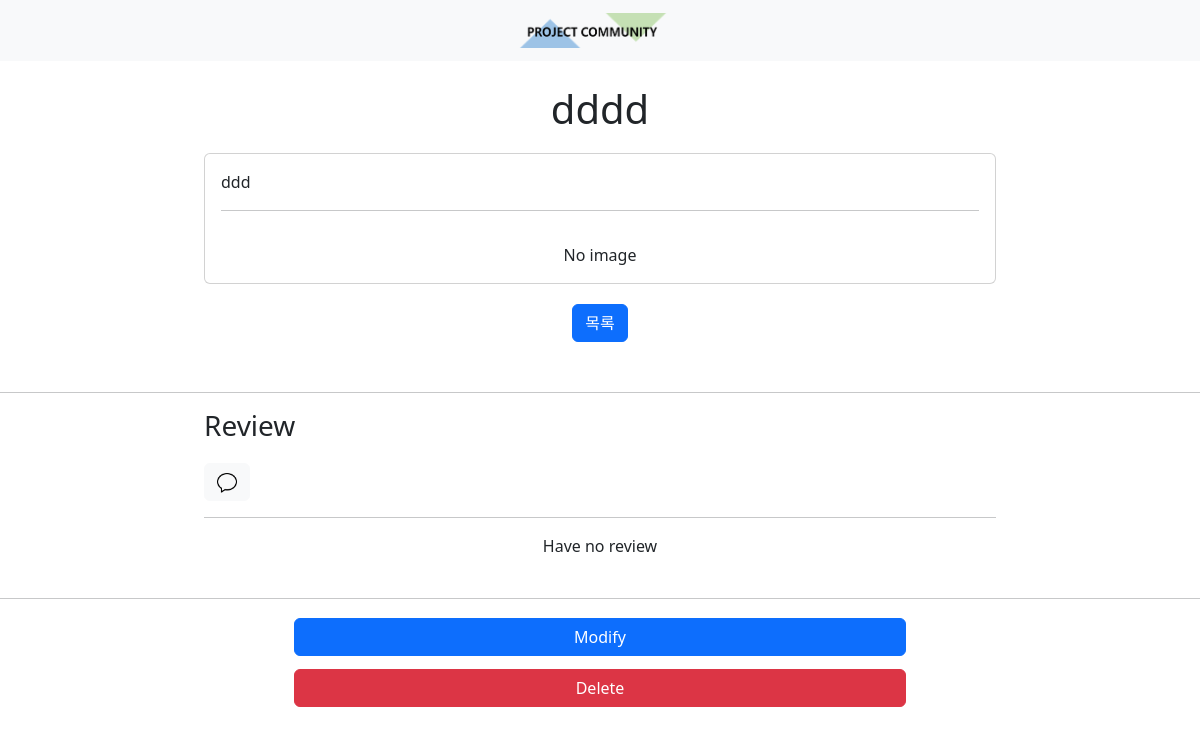
/detail_room/23/ (signed in), run on an earlier commit of the app's database.
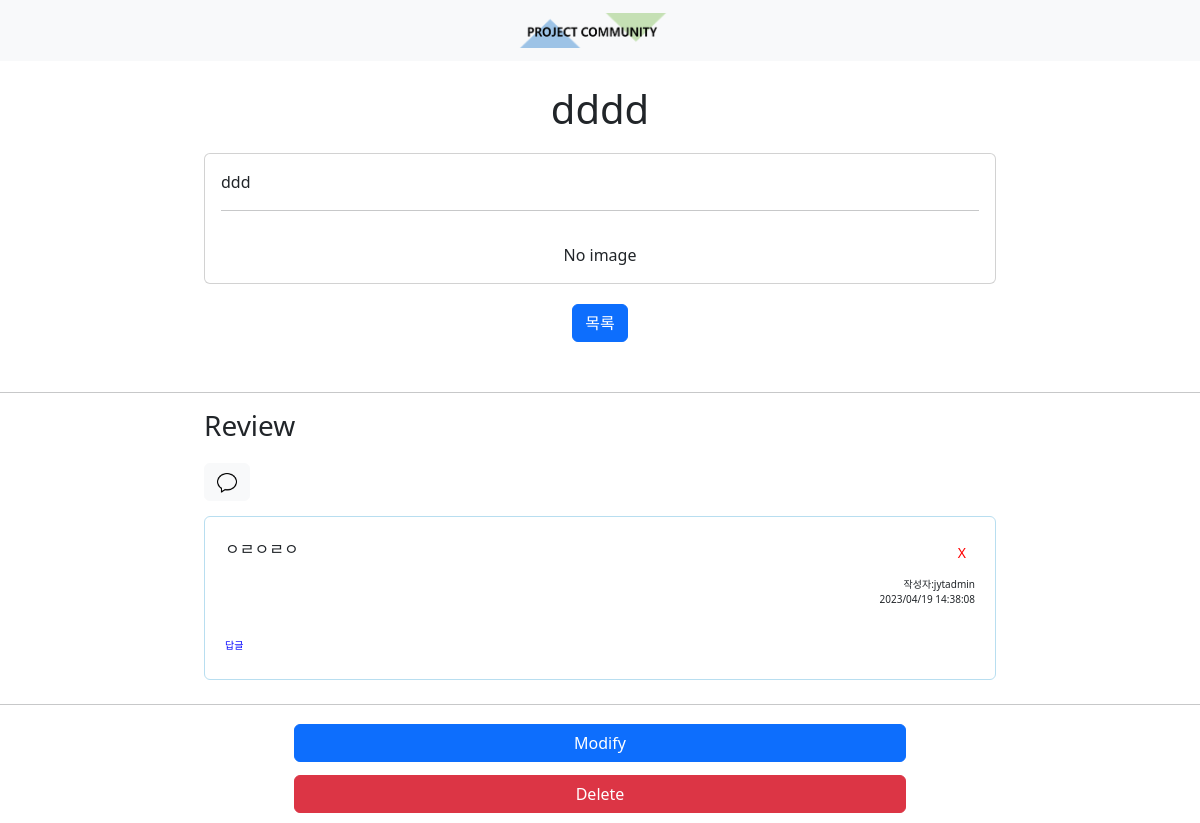
And on a later commit of the database.
### chatapp/models.py (models this page shows, shortened)
class Review(models.Model):
    review_room =  models.IntegerField(null=False)
    review_content = models.CharField(null=False, max_length=2000)
    review_creater = models.CharField(null=False, max_length=100)
    review_date = models.CharField(null=True, max_length=100)

### chatapp/views/room_views.py (the view)
# urls.py: path('detail_room/<int:pk>/', room_views.detail_room, name='detail_room'),
@login_required
def detail_room(request, pk):
    room_info = Room.objects.get(id=pk)
    view_plus = room_info.room_view + 1
    room_info.room_view = view_plus
    room_info.save()
    img = [room_info.room_image1, room_info.room_image2, room_info.room_image3]
    img_count = [x for x in img if x!='']
    try:
        review_info = Review.objects.filter(review_room=pk).order_by('-review_date')
    except:
        review_info = ''
    rereview_list = []
    if review_info != '':
        for re in review_info:
            try:
                rereview_list.append(ReReview.objects.filter(review_room=pk, review_id=re.id).order_by('-review_date'))
            except:
                rereview_list.append('')
    context = {"room":room_info, "img_count":len(img_count) ,"review":review_info, "rereview":rereview_list, "user":str(request.user)}
    return render(request,'chatapp/detail_room.html', context=context)

### chatapp/templates/chatapp/detail_room.html (shortened to what this page needs)
{% extends "base.html" %}
{% load static %}
{% block content %}
<br>
<div class="row justify-content-center">
    <h1 style="text-align: center; margin-bottom: 20px;">{{room.room_title}}</h1>
    <div class="col-8">
        <div class="card">
            <div class="card-body">
                <p class="card-text">{{room.room_content}}
                </p>
                <hr width ="100%" size = "3">
            </div>
                <div id="carouselExampleDark" class="carousel carousel-dark slide" data-interval="false">
                    <div class="carousel-inner" id="slideinner">
                        {% if room.room_image1 != '' %}
                        <div class="carousel-item active">
                            <img src="{{room.room_image1.url}}" class="d-block w-30" alt="..." style="margin:auto">
                        </div>
                        {% else %}
                        <p style="text-align: center;">No image</p>
                        {% endif %}
                    </div>
              </div>
        </div>
    </div>
    <br>
    <div style="text-align: center; margin-top: 20px;">
        <a href="/room_list/" class="btn btn-primary ">목록</a>
    </div>
</div>
<div class="row justify-content-center">
    <div style="height: 50px;"></div>
    <hr width ="100%" size = "3">
    <h3 class="col-8" style="text-align: left; margin-bottom: 20px;"> Review </h3>
    <div class="col-8">
        <button type="button" class="btn btn-light" style="margin:left;" data-bs-toggle="collapse"
                data-bs-target="#collapseWidthExample" aria-expanded="false" aria-controls="collapseWidthExample">
            <img width="20px" height="20px" src="{% static 'chatapp/img/review_icon.png' %}">
        </button>
    </div>
    <div class="col-8">
        {% if review %}
            {% for n in review %}
                <div class="card" style="border-color: rgb(184, 222, 240); margin-top: 15px; padding: 20px; padding-bottom: 0;">
                    <div style="width:100%; float:left">
                        <p class="card-text">{{n.review_content}}
                            {% if n.review_creater == user %}
                            <a href="/delete_review/{{room.id}}/{{n.id}}" class="btn btn-sm"
                                    style="color:red; float: right;">X</a>
                            {% endif %}
                        </p>
                        <p class="card-text text-end" style="font-size:10px;">작성자:{{n.review_creater}}
                        <br> {{n.review_date}}</p>
                    </div>
                    <br>
                    <div>
                        <span type="button" style="margin:left; color:blue; font-size: 10px;" data-bs-toggle="collapse"
                            data-bs-target="#collapse{{n.id}}" aria-expanded="false" aria-controls="collapseWidthExample2">
                            답글
                        </span>
                    </div>
                    <br>
                </div>
            {% endfor %}
        {% else %}
        <hr width ="100%" size = "3">
        <div height="150px">
            <p style="text-align: center;">Have no review</p>
        </div>
        {% endif %}
        <br>
    </div>
    <hr width ="100%" size = "3">
</div>
{% if room.room_creater == user %}
<div class="row justify-content-center">
    <a href="/modify_room/{{room.id}}/" style="color:white; margin: 3px 0 10px 0;" class="btn btn-primary col-6">Modify</a>
</div>
<div class="row justify-content-center">
    <a href="/delete_room/{{room.id}}/" style="color:white; margin: 3px 0 10px 0;" class="btn btn-danger col-6">Delete</a>
</div>
{% endif %}
</body>
</html>
{% endblock %}

What changed in the data, as far as the page shows it:
added Review: review_content "ㅇㄹㅇㄹㅇ", review_creater "jytadmin", review_date "2023/04/19 14:38:08"
Also different on the page:
text no longer shown: "Have no review"
